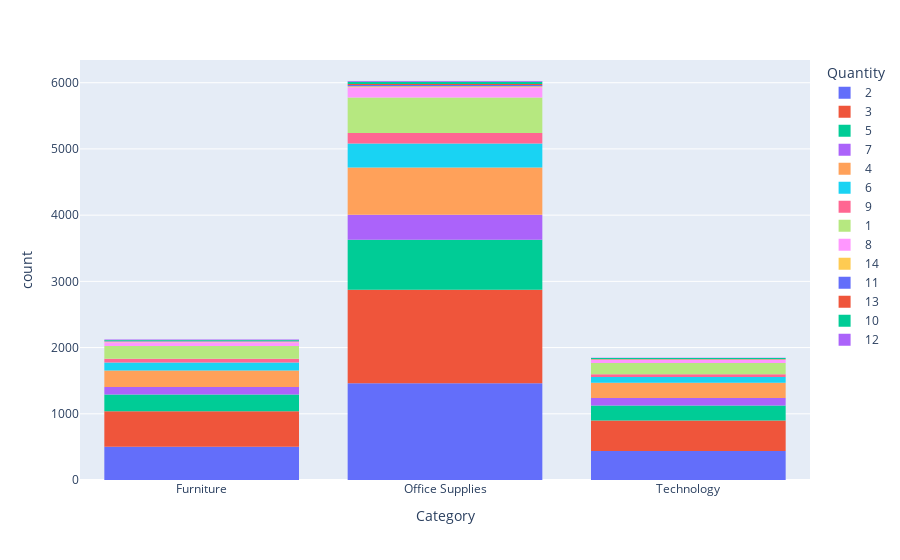

The notebook cell this image was saved under:
### Code cell
px.histogram(data_frame=df_loja_base, x="Category", color="Quantity")

### Figure 1 — Plotly figure (JSON) as saved in the notebook; plotly's stock layout.template omitted (floating-point values rounded to 4 significant figures; data arrays with more than 128 entries replaced by an {"elided": "..."} marker saying what was removed)
{"data": [{"alignmentgroup": "True", "bingroup": "x", "hovertemplate": "Quantity=2<br>Category=%{x}<br>count=%{y}<extra></extra>", "legendgroup": "2", "marker": {"color": "#636efa", "pattern": {"shape": ""}}, "name": "2", "offsetgroup": "2", "orientation": "v", "showlegend": true, "type": "histogram", "x": {"elided": "2402 str values"}, "xaxis": "x", "yaxis": "y"}, {"alignmentgroup": "True", "bingroup": "x", "hovertemplate": "Quantity=3<br>Category=%{x}<br>count=%{y}<extra></extra>", "legendgroup": "3", "marker": {"color": "#EF553B", "pattern": {"shape": ""}}, "name": "3", "offsetgroup": "3", "orientation": "v", "showlegend": true, "type": "histogram", "x": {"elided": "2409 str values"}, "xaxis": "x", "yaxis": "y"}, {"alignmentgroup": "True", "bingroup": "x", "hovertemplate": "Quantity=5<br>Category=%{x}<br>count=%{y}<extra></extra>", "legendgroup": "5", "marker": {"color": "#00cc96", "pattern": {"shape": ""}}, "name": "5", "offsetgroup": "5", "orientation": "v", "showlegend": true, "type": "histogram", "x": {"elided": "1230 str values"}, "xaxis": "x", "yaxis": "y"}, {"alignmentgroup": "True", "bingroup": "x", "hovertemplate": "Quantity=7<br>Category=%{x}<br>count=%{y}<extra></extra>", "legendgroup": "7", "marker": {"color": "#ab63fa", "pattern": {"shape": ""}}, "name": "7", "offsetgroup": "7", "orientation": "v", "showlegend": true, "type": "histogram", "x": {"elided": "606 str values"}, "xaxis": "x", "yaxis": "y"}, {"alignmentgroup": "True", "bingroup": "x", "hovertemplate": "Quantity=4<br>Category=%{x}<br>count=%{y}<extra></extra>", "legendgroup": "4", "marker": {"color": "#FFA15A", "pattern": {"shape": ""}}, "name": "4", "offsetgroup": "4", "orientation": "v", "showlegend": true, "type": "histogram", "x": {"elided": "1191 str values"}, "xaxis": "x", "yaxis": "y"}, {"alignmentgroup": "True", "bingroup": "x", "hovertemplate": "Quantity=6<br>Category=%{x}<br>count=%{y}<extra></extra>", "legendgroup": "6", "marker": {"color": "#19d3f3", "pattern": {"shape": ""}}, "name": "6", "offsetgroup": "6", "orientation": "v", "showlegend": true, "type": "histogram", "x": {"elided": "572 str values"}, "xaxis": "x", "yaxis": "y"}, {"alignmentgroup": "True", "bingroup": "x", "hovertemplate": "Quantity=9<br>Category=%{x}<br>count=%{y}<extra></extra>", "legendgroup": "9", "marker": {"color": "#FF6692", "pattern": {"shape": ""}}, "name": "9", "offsetgroup": "9", "orientation": "v", "showlegend": true, "type": "histogram", "x": {"elided": "258 str values"}, "xaxis": "x", "yaxis": "y"}, {"alignmentgroup": "True", "bingroup": "x", "hovertemplate": "Quantity=1<br>Category=%{x}<br>count=%{y}<extra></extra>", "legendgroup": "1", "marker": {"color": "#B6E880", "pattern": {"shape": ""}}, "name": "1", "offsetgroup": "1", "orientation": "v", "showlegend": true, "type": "histogram", "x": {"elided": "899 str values"}, "xaxis": "x", "yaxis": "y"}, {"alignmentgroup": "True", "bingroup": "x", "hovertemplate": "Quantity=8<br>Category=%{x}<br>count=%{y}<extra></extra>", "legendgroup": "8", "marker": {"color": "#FF97FF", "pattern": {"shape": ""}}, "name": "8", "offsetgroup": "8", "orientation": "v", "showlegend": true, "type": "histogram", "x": {"elided": "257 str values"}, "xaxis": "x", "yaxis": "y"}, {"alignmentgroup": "True", "bingroup": "x", "hovertemplate": "Quantity=14<br>Category=%{x}<br>count=%{y}<extra></extra>", "legendgroup": "14", "marker": {"color": "#FECB52", "pattern": {"shape": ""}}, "name": "14", "offsetgroup": "14", "orientation": "v", "showlegend": true, "type": "histogram", "x": ["Office Supplies", "Furniture", "Office Supplies", "Office Supplies", "Furniture", "Office Supplies", "Office Supplies", "Furniture", "Office Supplies", "Technology", "Office Supplies", "Office Supplies", "Office Supplies", "Technology", "Furniture", "Office Supplies", "Furniture", "Office Supplies", "Technology", "Technology", "Furniture", "Office Supplies", "Furniture", "Technology", "Office Supplies", "Office Supplies", "Furniture", "Technology", "Office Supplies"], "xaxis": "x", "yaxis": "y"}, {"alignmentgroup": "True", "bingroup": "x", "hovertemplate": "Quantity=11<br>Category=%{x}<br>count=%{y}<extra></extra>", "legendgroup": "11", "marker": {"color": "#636efa", "pattern": {"shape": ""}}, "name": "11", "offsetgroup": "11", "orientation": "v", "showlegend": true, "type": "histogram", "x": ["Technology", "Furniture", "Office Supplies", "Office Supplies", "Technology", "Office Supplies", "Furniture", "Office Supplies", "Office Supplies", "Technology", "Furniture", "Furniture", "Office Supplies", "Furniture", "Office Supplies", "Office Supplies", "Office Supplies", "Furniture", "Furniture", "Office Supplies", "Office Supplies", "Office Supplies", "Technology", "Technology", "Office Supplies", "Office Supplies", "Office Supplies", "Office Supplies", "Technology", "Office Supplies", "Office Supplies", "Furniture", "Office Supplies", "Technology"], "xaxis": "x", "yaxis": "y"}, {"alignmentgroup": "True", "bingroup": "x", "hovertemplate": "Quantity=13<br>Category=%{x}<br>count=%{y}<extra></extra>", "legendgroup": "13", "marker": {"color": "#EF553B", "pattern": {"shape": ""}}, "name": "13", "offsetgroup": "13", "orientation": "v", "showlegend": true, "type": "histogram", "x": ["Technology", "Office Supplies", "Furniture", "Furniture", "Office Supplies", "Office Supplies", "Furniture", "Office Supplies", "Office Supplies", "Office Supplies", "Technology", "Office Supplies", "Office Supplies", "Office Supplies", "Technology", "Office Supplies", "Office Supplies", "Office Supplies", "Office Supplies", "Office Supplies", "Office Supplies", "Office Supplies", "Office Supplies", "Furniture", "Office Supplies", "Furniture", "Technology"], "xaxis": "x", "yaxis": "y"}, {"alignmentgroup": "True", "bingroup": "x", "hovertemplate": "Quantity=10<br>Category=%{x}<br>count=%{y}<extra></extra>", "legendgroup": "10", "marker": {"color": "#00cc96", "pattern": {"shape": ""}}, "name": "10", "offsetgroup": "10", "orientation": "v", "showlegend": true, "type": "histogram", "x": ["Office Supplies", "Office Supplies", "Technology", "Technology", "Office Supplies", "Furniture", "Office Supplies", "Office Supplies", "Office Supplies", "Office Supplies", "Technology", "Technology", "Office Supplies", "Office Supplies", "Office Supplies", "Furniture", "Office Supplies", "Technology", "Technology", "Office Supplies", "Office Supplies", "Technology", "Office Supplies", "Office Supplies", "Office Supplies", "Furniture", "Office Supplies", "Furniture", "Furniture", "Technology", "Technology", "Furniture", "Office Supplies", "Office Supplies", "Office Supplies", "Furniture", "Office Supplies", "Technology", "Technology", "Furniture", "Office Supplies", "Office Supplies", "Office Supplies", "Office Supplies", "Office Supplies", "Office Supplies", "Technology", "Office Supplies", "Furniture", "Furniture", "Office Supplies", "Furniture", "Office Supplies", "Furniture", "Office Supplies", "Office Supplies", "Office Supplies"], "xaxis": "x", "yaxis": "y"}, {"alignmentgroup": "True", "bingroup": "x", "hovertemplate": "Quantity=12<br>Category=%{x}<br>count=%{y}<extra></extra>", "legendgroup": "12", "marker": {"color": "#ab63fa", "pattern": {"shape": ""}}, "name": "12", "offsetgroup": "12", "orientation": "v", "showlegend": true, "type": "histogram", "x": ["Technology", "Office Supplies", "Furniture", "Technology", "Office Supplies", "Furniture", "Office Supplies", "Office Supplies", "Furniture", "Office Supplies", "Office Supplies", "Technology", "Office Supplies", "Office Supplies", "Technology", "Technology", "Furniture", "Office Supplies", "Technology", "Furniture", "Office Supplies", "Office Supplies", "Furniture"], "xaxis": "x", "yaxis": "y"}], "layout": {"barmode": "relative", "legend": {"title": {"text": "Quantity"}, "tracegroupgap": 0}, "margin": {"t": 60}, "xaxis": {"anchor": "y", "domain": [0, 1], "title": {"text": "Category"}}, "yaxis": {"anchor": "x", "domain": [0, 1], "title": {"text": "count"}}}}
